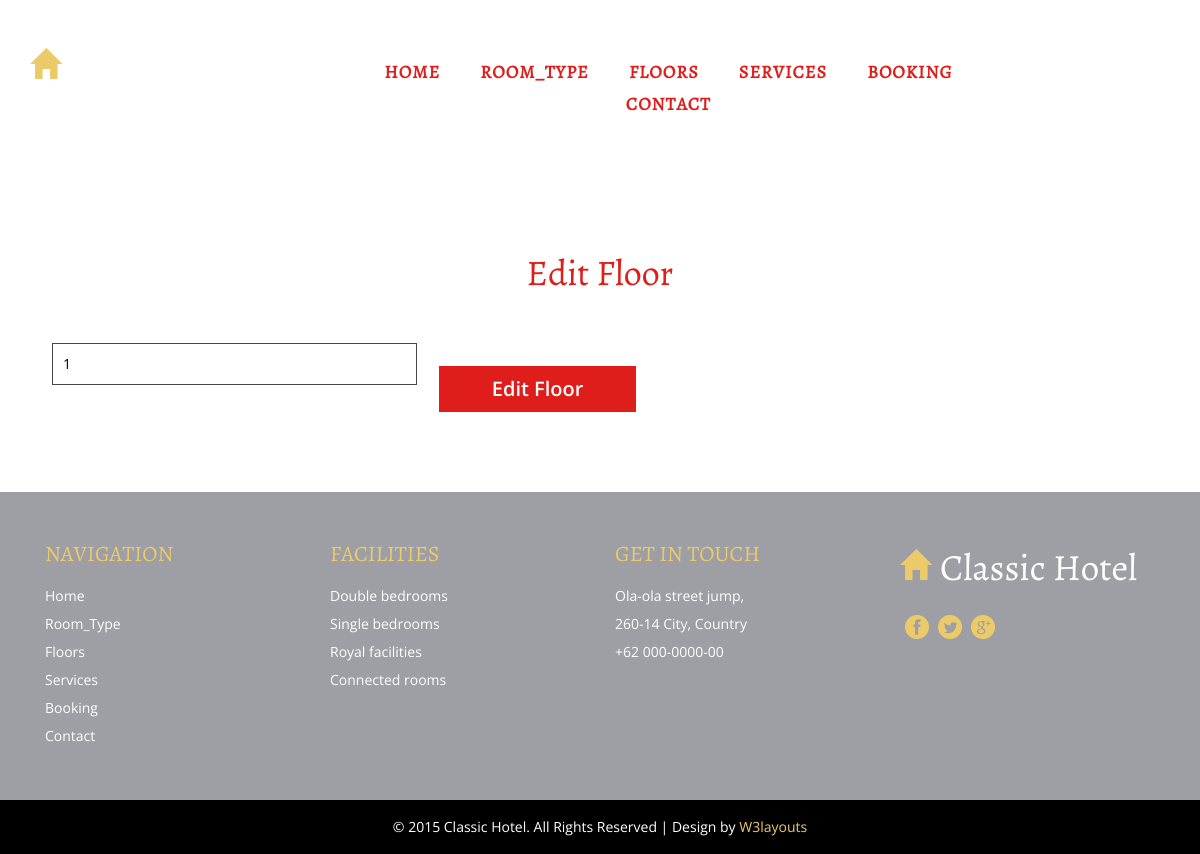
/edit_floor/4, run on an earlier commit of the app's database.
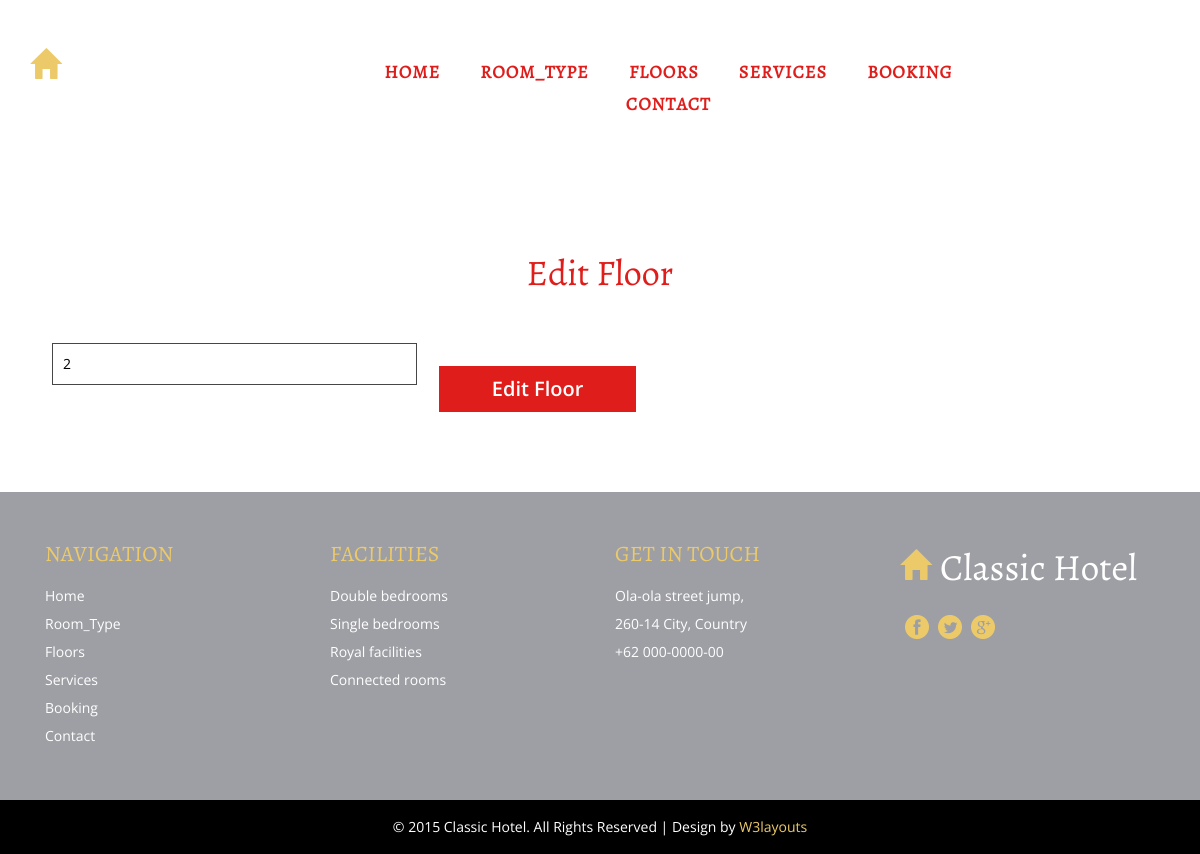
And on a later commit of the database.
### poonam/models.py (models this page shows)
class floor(models.Model):
    floor_name = models.IntegerField(unique=True)

### poonam/views.py (the view)
# urls.py: path('edit_floor/<int:id>', views.edit_floor, name="edit_floor"),
def edit_floor(request, id):
    singleFloor = floor.objects.get(id=id)
    if request.method == "POST":
        name = request.POST["edit_floor"]
        singleFloor.floor_name = name
        try:
            singleFloor.save()
        except:
            return render(request, "poonam/edit_floor.html", {'singleFloor': singleFloor, 'message':'please try again'})
        return HttpResponseRedirect(reverse('floor'))
    else:
        return render(request, "poonam/edit_floor.html", {'singleFloor': singleFloor})

### poonam/templates/poonam/edit_floor.html (shortened to what this page needs)
{% extends 'poonam/layout.html' %}
{% block body%}
<div class="contact">
    <div class="container">
        <div class="contact-form">
            <h3 class="tittle">Edit Floor</h3>
            <form action="{% url 'edit_floor' singleFloor.id %}" method="post">
                <input type="text" placeholder="Floor Name" name="edit_floor" value="{{singleFloor.floor_name}}">
                <br>
                <input type="submit" value="Edit Floor">
            </form>
        </div>
    </div>
</div>
{% endblock %}

What changed in the data, as far as the page shows it:
changed floor: edit_floor "1" → "2"
